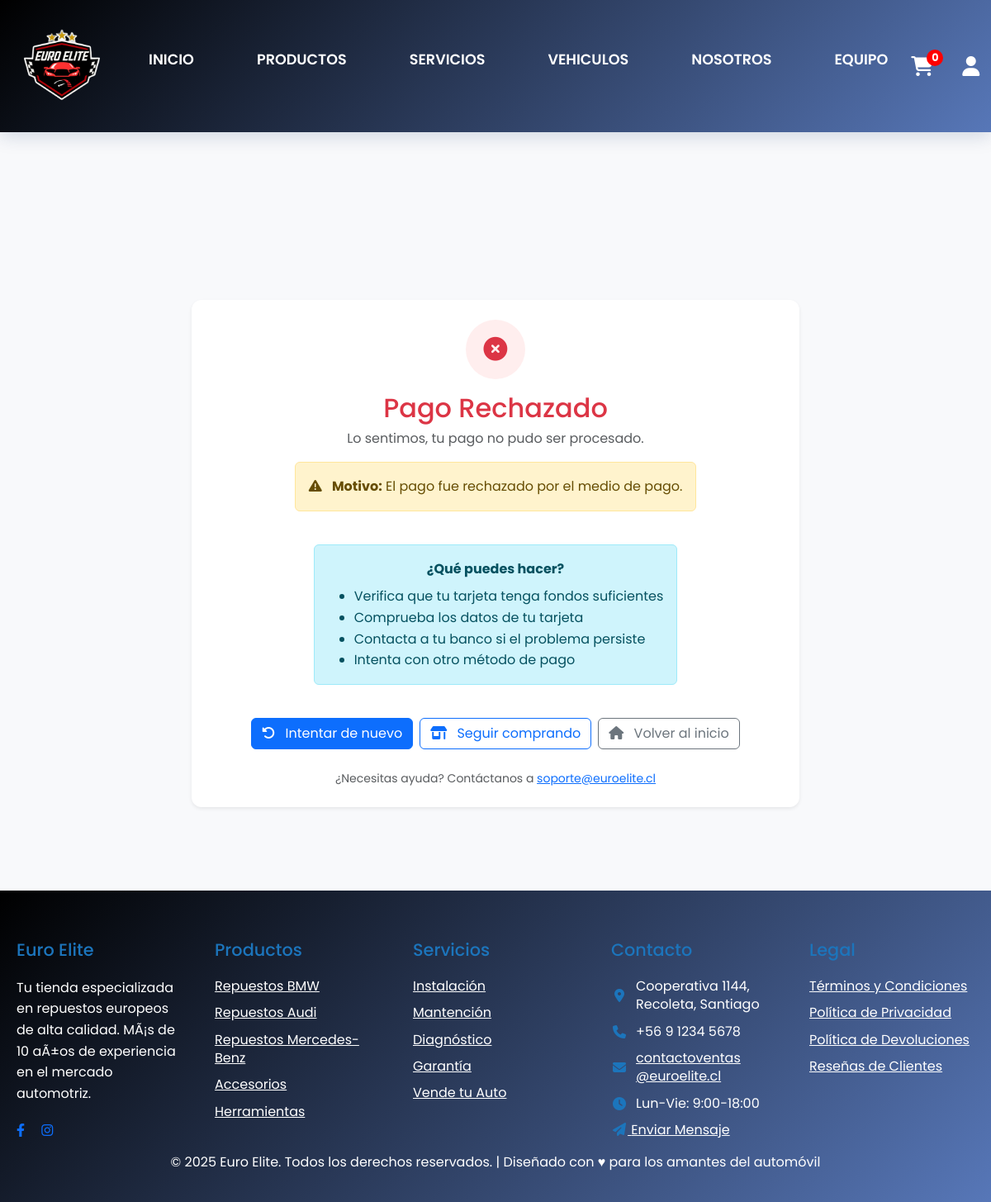
Before: /compra_rechazada/34/ with the older database file.
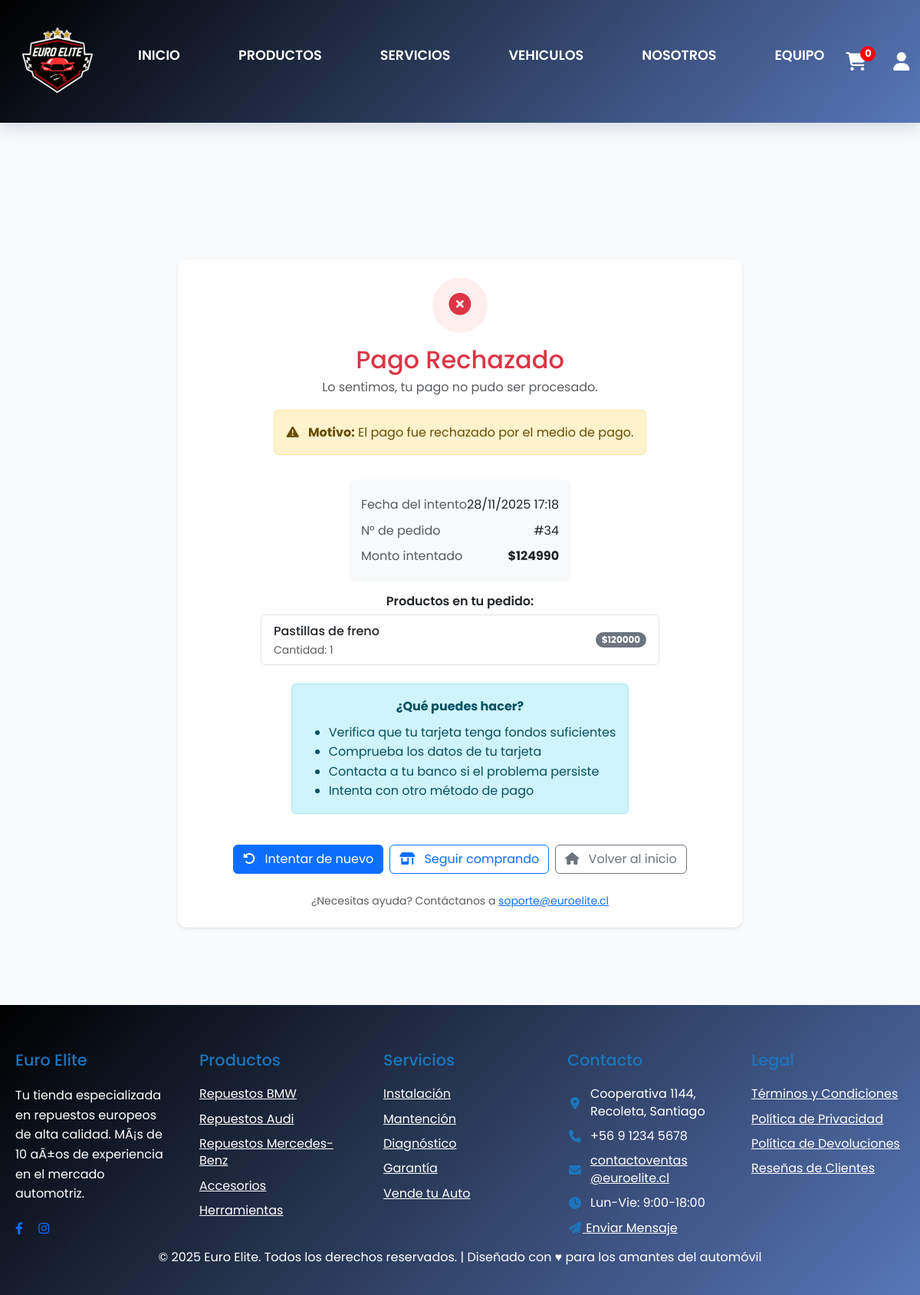
After: the same page with the newer database file.
### Main/models.py (models this page shows, shortened)
class Pedido(models.Model):
    class Estado(models.TextChoices):
        PENDIENTE = "PENDIENTE", "Pendiente"
        PAGADO = "PAGADO", "Pagado"
        PREPARACION = "PREPARACION", "En preparación"
        EN_RUTA = "EN_RUTA", "En ruta"
        ENVIADO = "ENVIADO", "Enviado"
        ENTREGADO = "ENTREGADO", "Entregado"
        CANCELADO = "CANCELADO", "Cancelado"
    class MetodoEntrega(models.TextChoices):
        RETIRO = "RETIRO", "Retiro en tienda"
        DESPACHO = "DESPACHO", "Despacho a domicilio"
    class MetodoPago(models.TextChoices):
        EFECTIVO = "EFECTIVO", "Efectivo"
        TRANSFERENCIA = "TRANSFERENCIA", "Transferencia"
        PASARELA = "PASARELA", "Pasarela de pago"
    usuario = models.ForeignKey(
        settings.AUTH_USER_MODEL,
        on_delete=models.CASCADE,
        related_name="pedidos"
    )
    total = models.DecimalField(
        max_digits=12,
        decimal_places=0,
        help_text="Total pagado por el cliente (CON IVA incluido)"
    )
    costo_total = models.DecimalField(
        max_digits=12,
        decimal_places=0,
        default=0,
        help_text="Costo real de los productos"
    )
    iva = models.DecimalField(
        max_digits=12,
        decimal_places=0,
        default=0
    )
    ganancia = models.DecimalField(
        max_digits=12,
        decimal_places=0,
        default=0
    )
    estado = models.CharField(
        max_length=20,
        choices=Estado.choices,
        default=Estado.PENDIENTE
    )
    metodo_entrega = models.CharField(
        max_length=20,
        choices=MetodoEntrega.choices,
        default=MetodoEntrega.RETIRO
    )
    metodo_pago = models.CharField(
        max_length=20,
        choices=MetodoPago.choices,
        default=MetodoPago.EFECTIVO
    )
    creado = models.DateTimeField(auto_now_add=True)
    usuario = models.ForeignKey(
        settings.AUTH_USER_MODEL,
        on_delete=models.PROTECT,
        related_name="pedidos",
        verbose_name="Cliente"
    )
    asignado_a = models.ForeignKey(
        settings.AUTH_USER_MODEL,
        on_delete=models.SET_NULL,
        null=True,
        blank=True,
        related_name="entregas_asignadas",
        verbose_name="Empleado asignado"
    )
    asignado_por = models.ForeignKey(
        settings.AUTH_USER_MODEL,
        on_delete=models.SET_NULL,
        null=True,
        blank=True,
        related_name="asignaciones_realizadas",
        verbose_name="Asignador"
    )
    estado = models.CharField(max_length=15, choices=Estado.choices, default=Estado.PENDIENTE, db_index=True)
    metodo_entrega = models.CharField(max_length=10, choices=MetodoEntrega.choices)
    metodo_pago = models.CharField(max_length=30, choices=MetodoPago.choices)
    direccion_envio = models.ForeignKey("Direccion", null=True, blank=True, on_delete=models.SET_NULL, related_name="envios")
    direccion_facturacion = models.ForeignKey("Direccion", null=True, blank=True, on_delete=models.SET_NULL, related_name="facturaciones")
    subtotal = models.DecimalField(max_digits=12, decimal_places=2, default=0)
    descuento = models.DecimalField(max_digits=12, decimal_places=2, default=0)
    codigo_descuento = models.ForeignKey("CodigoDescuento", null=True, blank=True, on_delete=models.SET_NULL, related_name="pedidos")
    envio = models.DecimalField(max_digits=12, decimal_places=2, default=0)
    total = models.DecimalField(max_digits=12, decimal_places=2, default=0)
    entregado_por = models.CharField(max_length=100, blank=True, null=True)
    hora_entrega = models.TimeField(blank=True, null=True)
    observacion_entrega = models.TextField(blank=True, null=True)
    receptor_nombre = models.CharField(max_length=200, blank=True, null=True)
    receptor_rut = models.CharField(max_length=30, blank=True, null=True)
    firma_entrega = models.ImageField(
        upload_to="firmas/",
        null=True,
        blank=True,
        validators=[FileExtensionValidator(['png','jpg','jpeg'])]
    )
    foto_entrega = models.ImageField(
        upload_to="entregas/",
        null=True,
        blank=True,
        validators=[FileExtensionValidator(['png','jpg','jpeg'])]
    )
    creado = models.DateTimeField(auto_now_add=True)
    actualizado = models.DateTimeField(auto_now=True)
    class Meta:
        ordering = ["-creado"]
        verbose_name = "Pedido"
        verbose_name_plural = "Pedidos"

class MarcaTiempo(models.Model):
    creado = models.DateTimeField(auto_now_add=True, db_index=True)
    actualizado = models.DateTimeField(auto_now=True)
    class Meta:
        abstract = True

class ItemPedido(MarcaTiempo):
    pedido = models.ForeignKey(Pedido, on_delete=models.CASCADE, related_name="items")
    producto = models.ForeignKey(Producto, on_delete=models.PROTECT)
    nombre_producto = models.CharField(max_length=200)
    sku_producto = models.CharField(max_length=60)
    precio_unitario = models.DecimalField(max_digits=12, decimal_places=2)
    cantidad = models.PositiveIntegerField(validators=[MinValueValidator(1)])

### Main/views.py (the view, shortened to what this page needs)
# urls.py: path('compra_rechazada/', main_views.compra_rechazada, name='compra_rechazada'),
@csrf_exempt
def compra_rechazada(request, pedido_id=None):
    print(f"[COMPRA_RECHAZADA] ========== INICIO ==========")
    print(f"[COMPRA_RECHAZADA] pedido_id recibido: {pedido_id}")
    print(f"[COMPRA_RECHAZADA] Usuario autenticado: {request.user.is_authenticated}")
    pedido = None
    pago = None
    motivo_rechazo = None
    if not pedido_id:
        pedido_id = request.session.get('last_order_id')
        print(f"[COMPRA_RECHAZADA] pedido_id desde sesión: {pedido_id}")
    if pedido_id:
        try:
            pedido = Pedido.objects.select_related('usuario').prefetch_related('items__producto').get(id=pedido_id)
            pago = getattr(pedido, 'pago', None)
            print(f"[COMPRA_RECHAZADA] ✅ Pedido {pedido.id} encontrado, estado: {pedido.estado}")
        except Pedido.DoesNotExist:
            print(f"[COMPRA_RECHAZADA] ❌ Pedido {pedido_id} NO existe")
    numero_pedido = getattr(pedido, 'id', None) if pedido else None
    total = getattr(pedido, 'total', None) if pedido else None
    template_user = request.user if request.user.is_authenticated else (pedido.usuario if pedido else None)
    print(f"[COMPRA_RECHAZADA] Renderizando template con pedido_id={numero_pedido}")
    print(f"[COMPRA_RECHAZADA] ========== FIN ==========")
    return render(request, 'taller/compra_rechazada.html', {
        'user': template_user,
        'pedido': pedido,
        'numero_pedido': numero_pedido,
        'total': total,
        'motivo_rechazo': motivo_rechazo or 'El pago fue rechazado por el medio de pago.',
    })

### Main/templates/taller/compra_rechazada.html (shortened to what this page needs)
{% extends 'base.html' %}
{% load static %}
{% block content %}
<br>
<br>
<br>
<br>
<br>
<br>
<div class="container my-4">
  <div class="row justify-content-center">
    <div class="col-12 col-lg-8">
      <div class="card shadow-sm p-4 text-center rejection-card">
        <div class="rejection-icon mx-auto mb-3">
          <i class="fa-solid fa-times-circle"></i>
        </div>
        <h2 class="mb-1 text-danger">Pago Rechazado</h2>
        <p class="text-muted mb-3">Lo sentimos, tu pago no pudo ser procesado.</p>
        {% if motivo_rechazo %}
        <div class="alert alert-warning mx-auto" style="max-width: 520px;">
          <i class="fa-solid fa-exclamation-triangle me-2"></i>
          <strong>Motivo:</strong> {{ motivo_rechazo }}
        </div>
        {% endif %}
        {% if pedido %}
        <div class="bg-light rounded-3 p-3 text-start mx-auto mt-3" style="max-width: 520px;">
          <div class="d-flex justify-content-between py-1">
            <span class="text-muted">Fecha del intento</span>
            <span>{{ pedido.creado|date:"d/m/Y H:i" }}</span>
          </div>
          {% if numero_pedido %}
          <div class="d-flex justify-content-between py-1">
            <span class="text-muted">N° de pedido</span>
            <span>#{{ numero_pedido }}</span>
          </div>
          {% endif %}
          {% if total %}
          <div class="d-flex justify-content-between py-1">
            <span class="text-muted">Monto intentado</span>
            <span class="fw-bold">${{ total|floatformat:0 }}</span>
          </div>
          {% endif %}
        </div>
        {% if pedido.items.all %}
        <div class="mt-3">
          <h6 class="fw-semibold mb-2">Productos en tu pedido:</h6>
          <div class="list-group" style="max-width: 520px; margin: 0 auto;">
            {% for item in pedido.items.all %}
            <div class="list-group-item d-flex justify-content-between align-items-center">
              <div class="text-start">
                <div class="fw-medium">{{ item.nombre_producto }}</div>
                <small class="text-muted">Cantidad: {{ item.cantidad }}</small>
              </div>
              <span class="badge bg-secondary rounded-pill">${{ item.precio_unitario|floatformat:0 }}</span>
            </div>
            {% endfor %}
          </div>
        </div>
        {% endif %}
        {% endif %}
        <div class="alert alert-info mx-auto mt-4" style="max-width: 520px;">
          <p class="mb-2"><strong>¿Qué puedes hacer?</strong></p>
          <ul class="text-start mb-0">
            <li>Verifica que tu tarjeta tenga fondos suficientes</li>
            <li>Comprueba los datos de tu tarjeta</li>
            <li>Contacta a tu banco si el problema persiste</li>
            <li>Intenta con otro método de pago</li>
          </ul>
        </div>
        <div class="d-flex flex-wrap gap-2 justify-content-center mt-4">
          <a href="{% url 'carrito_compras' %}" class="btn btn-primary">
            <i class="fa-solid fa-rotate-left me-2"></i> Intentar de nuevo
          </a>
          <a href="{% url 'productos' %}" class="btn btn-outline-primary">
            <i class="fa-solid fa-shop me-2"></i> Seguir comprando
          </a>
          <a href="{% url 'home' %}" class="btn btn-outline-secondary">
            <i class="fa-solid fa-house me-2"></i> Volver al inicio
          </a>
        </div>
        <p class="small text-muted mt-4 mb-0">
          ¿Necesitas ayuda? Contáctanos a <a href="mailto:soporte@euroelite.cl">soporte@euroelite.cl</a>
        </p>
      </div>
    </div>
  </div>
</div>
<br>
<br>
<br>
{% endblock %}

Changed rows visible on the page:
added Pedido: creado "28/11/2025 17:18", total "124990"
added ItemPedido: nombre_producto "Pastillas de freno", cantidad "1", precio_unitario "120000"
Other visible differences:
{{ numero_pedido }}: (not shown) → "34"
text now shown: "Fecha del intento N° de pedido # Monto intentado $ Productos en tu pedido:"
